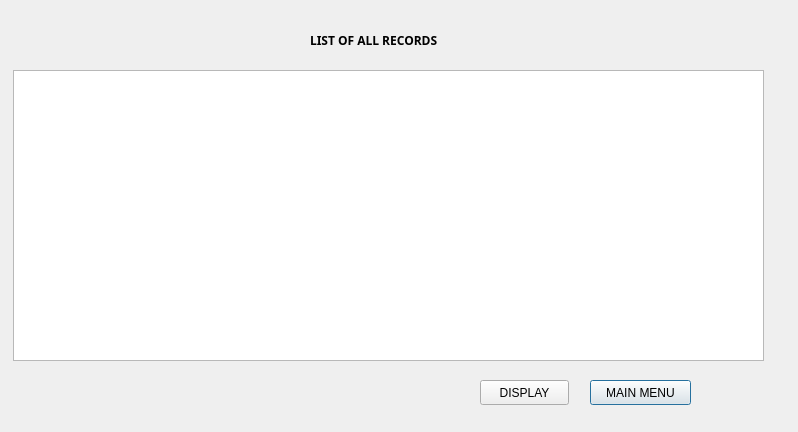
<?xml version="1.0" encoding="UTF-8"?>
<ui version="4.0">
 <class>display</class>
 <widget class="QDialog" name="display">
  <property name="geometry">
   <rect>
    <x>0</x>
    <y>0</y>
    <width>798</width>
    <height>432</height>
   </rect>
  </property>
  <property name="windowTitle">
   <string>Dialog</string>
  </property>
  <widget class="QLabel" name="label">
   <property name="geometry">
    <rect>
     <x>310</x>
     <y>30</y>
     <width>221</width>
     <height>20</height>
    </rect>
   </property>
   <property name="font">
    <font>
     <family>Waree</family>
     <weight>75</weight>
     <bold>true</bold>
    </font>
   </property>
   <property name="text">
    <string>LIST OF ALL RECORDS</string>
   </property>
  </widget>
  <widget class="QPushButton" name="pushButton">
   <property name="geometry">
    <rect>
     <x>590</x>
     <y>380</y>
     <width>101</width>
     <height>25</height>
    </rect>
   </property>
   <property name="text">
    <string>MAIN MENU</string>
   </property>
  </widget>
  <widget class="QPushButton" name="display_2">
   <property name="geometry">
    <rect>
     <x>480</x>
     <y>380</y>
     <width>89</width>
     <height>25</height>
    </rect>
   </property>
   <property name="text">
    <string>DISPLAY</string>
   </property>
  </widget>
  <widget class="QPlainTextEdit" name="plainTextEdit">
   <property name="geometry">
    <rect>
     <x>13</x>
     <y>70</y>
     <width>751</width>
     <height>291</height>
    </rect>
   </property>
  </widget>
 </widget>
 <resources/>
 <connections/>
</ui>
